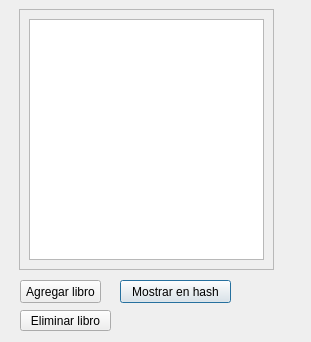
<?xml version="1.0" encoding="UTF-8"?>
<ui version="4.0">
 <class>Dialog</class>
 <widget class="QDialog" name="Dialog">
  <property name="geometry">
   <rect>
    <x>0</x>
    <y>0</y>
    <width>311</width>
    <height>342</height>
   </rect>
  </property>
  <property name="windowTitle">
   <string>Agregar</string>
  </property>
  <widget class="QScrollArea" name="scrollArea">
   <property name="geometry">
    <rect>
     <x>19</x>
     <y>9</y>
     <width>255</width>
     <height>261</height>
    </rect>
   </property>
   <property name="widgetResizable">
    <bool>true</bool>
   </property>
   <widget class="QWidget" name="scrollAreaWidgetContents">
    <property name="geometry">
     <rect>
      <x>0</x>
      <y>0</y>
      <width>253</width>
      <height>259</height>
     </rect>
    </property>
    <layout class="QGridLayout" name="gridLayout_2">
     <item row="0" column="0">
      <widget class="QListWidget" name="listWidget"/>
     </item>
    </layout>
   </widget>
  </widget>
  <widget class="QPushButton" name="Mostrar">
   <property name="geometry">
    <rect>
     <x>120</x>
     <y>280</y>
     <width>111</width>
     <height>23</height>
    </rect>
   </property>
   <property name="text">
    <string>Mostrar en hash</string>
   </property>
  </widget>
  <widget class="QLabel" name="label">
   <property name="geometry">
    <rect>
     <x>0</x>
     <y>0</y>
     <width>311</width>
     <height>341</height>
    </rect>
   </property>
   <property name="text">
    <string/>
   </property>
   <property name="pixmap">
    <pixmap>bilioteca1.jpg</pixmap>
   </property>
   <property name="scaledContents">
    <bool>true</bool>
   </property>
  </widget>
  <widget class="QPushButton" name="Agregarlibro">
   <property name="geometry">
    <rect>
     <x>20</x>
     <y>280</y>
     <width>81</width>
     <height>23</height>
    </rect>
   </property>
   <property name="text">
    <string>Agregar libro</string>
   </property>
  </widget>
  <widget class="QPushButton" name="eliminarlibro">
   <property name="geometry">
    <rect>
     <x>20</x>
     <y>310</y>
     <width>91</width>
     <height>21</height>
    </rect>
   </property>
   <property name="text">
    <string>Eliminar libro</string>
   </property>
  </widget>
  <zorder>label</zorder>
  <zorder>scrollArea</zorder>
  <zorder>Mostrar</zorder>
  <zorder>Agregarlibro</zorder>
  <zorder>eliminarlibro</zorder>
 </widget>
 <resources/>
 <connections/>
</ui>
